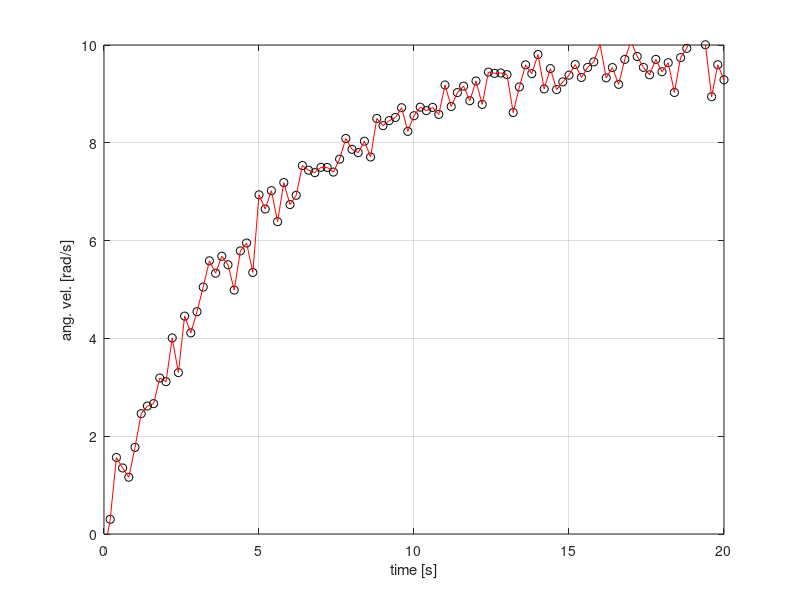

MATLAB code for this plot: (Note: this script raises an error after producing the figure.)
%% info
% this is parameter estimation of a nonlinear model on a time-domain
% the method is non-linear least squares (see function)

%% clear
clc; clear; close;

%% create actual model
K = 10;
T = 5;
Gp = tf(K,[T 1]);

%% create data
[y_true, t] = step ( Gp , 4*T);
y_meas = y_true + randn(length(t),1)*sqrt(K)*0.1;

%% plot the data
plot(t,y_meas,'o','Color','k');
hold on;
h = plot(t,y_meas,'r-');
hold off;
xlabel('time [s]'); ylabel('ang. vel. [rad/s]')
xlim([0 t(end)]); ylim([0 K]); grid on;

%% solver
x0 = [1,1];
%options = optimset('TolX',0.1);
p_est = fminsearch(@(p) myfitfun(p,t,y_meas,h),x0)
%p_est = fminsearch(@(p) myfitfun(p,t,y_meas,h),x0,options)

%% functions
function err = myfitfun(p, t, y_meas, handle)
    % y(t) => f(t, th) where th = [param 1, ..., param n]
    % y_meas(ti) = f(ti, th*) = f(ti,th_now) + (df/dth1)*(th1*-th1_now) + ... 
    % res(ti) = y_meas(ti) - f(ti,th_now) = -(df/dth1)*(th1*-th1_now) + ...
    % note: (df/dthj) have to be evaluated for all parameters j at time t
    % -> find the best delta_th for multiple data points r = A*x -> x = inv(A'A)A'*r
    % -> repeat the process (because evaluatations of part. der. change)

    z = p(1)*(1-exp(-t/p(2)));
    err = norm(z - y_meas, 2);
    %set(gcf,'DoubleBuffer','on');
    set(handle,'ydata',z); drawnow; %pause(0.00)
end
